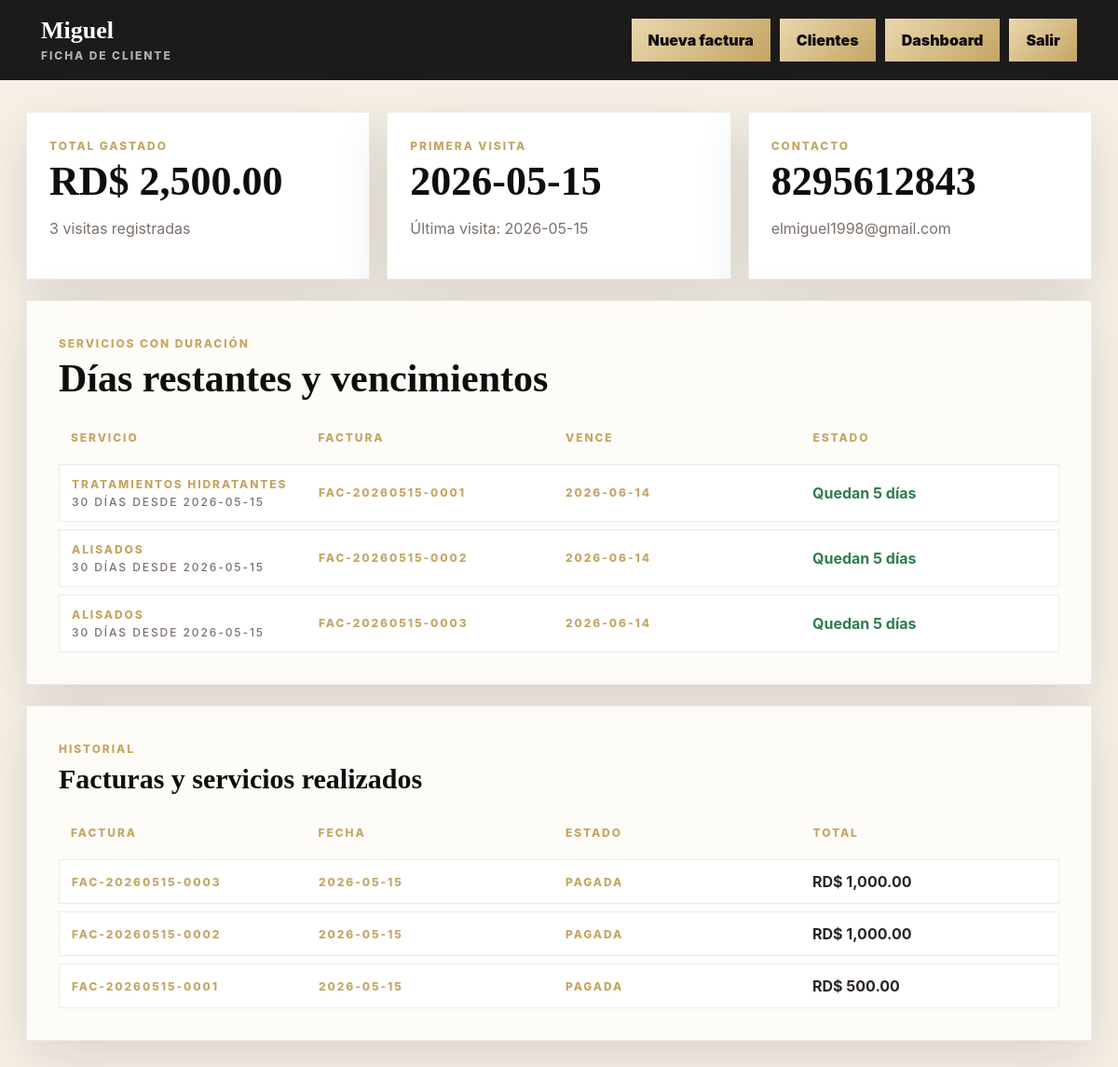
The page /admin/client_view.php?id=1 (signed in) on the database its author committed.
### tables this page shows
CREATE TABLE clients (
            id INTEGER PRIMARY KEY AUTOINCREMENT,
            name TEXT NOT NULL,
            phone TEXT DEFAULT '',
            email TEXT DEFAULT '',
            notes TEXT DEFAULT '',
            first_visit TEXT DEFAULT '',
            last_visit TEXT DEFAULT '',
            total_spent REAL NOT NULL DEFAULT 0,
            visit_count INTEGER NOT NULL DEFAULT 0,
            created_at TEXT NOT NULL,
            updated_at TEXT NOT NULL
        );

CREATE TABLE settings (
            key TEXT PRIMARY KEY,
            value TEXT NOT NULL
        );

CREATE TABLE invoice_items (
            id INTEGER PRIMARY KEY AUTOINCREMENT,
            invoice_id INTEGER NOT NULL,
            item_type TEXT NOT NULL DEFAULT 'service',
            description TEXT NOT NULL,
            quantity REAL NOT NULL DEFAULT 1,
            unit_price REAL NOT NULL DEFAULT 0,
            line_total REAL NOT NULL DEFAULT 0, duration_days INTEGER DEFAULT 0, expires_at TEXT DEFAULT '',
            FOREIGN KEY(invoice_id) REFERENCES invoices(id) ON DELETE CASCADE
        );

CREATE TABLE invoices (
            id INTEGER PRIMARY KEY AUTOINCREMENT,
            invoice_number TEXT NOT NULL UNIQUE,
            client_name TEXT NOT NULL,
            client_phone TEXT DEFAULT '',
            client_email TEXT DEFAULT '',
            invoice_date TEXT NOT NULL,
            payment_method TEXT DEFAULT 'Efectivo',
            status TEXT DEFAULT 'Pagada',
            notes TEXT DEFAULT '',
            subtotal REAL NOT NULL DEFAULT 0,
            discount REAL NOT NULL DEFAULT 0,
            tax_rate REAL NOT NULL DEFAULT 0,
            tax_total REAL NOT NULL DEFAULT 0,
            total REAL NOT NULL DEFAULT 0,
            created_by INTEGER,
            created_at TEXT NOT NULL,
            updated_at TEXT NOT NULL, client_id INTEGER,
            FOREIGN KEY(created_by) REFERENCES admins(id)
        );

### app/bootstrap.php (called while the page is built, shortened)
<?php
function db(): PDO
{
    static $pdo = null;
    if ($pdo instanceof PDO) {
        return $pdo;
    }
    $pdo = new PDO('sqlite:' . DB_PATH);
    $pdo->setAttribute(PDO::ATTR_ERRMODE, PDO::ERRMODE_EXCEPTION);
    $pdo->setAttribute(PDO::ATTR_DEFAULT_FETCH_MODE, PDO::FETCH_ASSOC);
    $pdo->exec('PRAGMA foreign_keys = ON');
    return $pdo;
}
function h(?string $value): string
{
    return htmlspecialchars((string) $value, ENT_QUOTES, 'UTF-8');
}
function setting(string $key, string $default = ''): string
{
    $stmt = db()->prepare("SELECT value FROM settings WHERE key = :key");
    $stmt->execute(['key' => $key]);
    $value = $stmt->fetchColumn();
    return $value === false ? $default : (string) $value;
}
function money(float $amount): string
{
    return setting('currency', 'RD$') . ' ' . number_format($amount, 2, '.', ',');
}
function refresh_client_stats(int $clientId): void
{
    $pdo = db();
    $stmt = $pdo->prepare("
        SELECT
            COALESCE(SUM(total), 0) AS total_spent,
            COUNT(*) AS visit_count,
            MIN(invoice_date) AS first_visit,
            MAX(invoice_date) AS last_visit
        FROM invoices
        WHERE client_id = :client_id AND status != 'Anulada'
    ");
}
function days_remaining(?string $expiresAt): ?int
{
    $today = new DateTimeImmutable(date('Y-m-d'));
    $expires = new DateTimeImmutable($expiresAt);
    return (int) $today->diff($expires)->format('%r%a');
}

### admin/client_view.php (the view, shortened to what this page needs)
<?php
require __DIR__ . '/../app/bootstrap.php';
$id = (int) ($_GET['id'] ?? 0);
$stmt = db()->prepare("SELECT * FROM clients WHERE id = :id");
$stmt->execute(['id' => $id]);
$stmt->execute(['id' => $id]);
$client = $stmt->fetch();
$invoiceStmt = db()->prepare("SELECT * FROM invoices WHERE client_id = :id ORDER BY invoice_date DESC, id DESC");
$invoiceStmt->execute(['id' => $id]);
$invoices = $invoiceStmt->fetchAll();
$serviceStmt = db()->prepare("
    SELECT ii.*, i.invoice_number, i.invoice_date, i.id AS invoice_id
    FROM invoice_items ii
    JOIN invoices i ON i.id = ii.invoice_id
    WHERE i.client_id = :id AND ii.duration_days > 0 AND i.status != 'Anulada'
    ORDER BY ii.expires_at DESC, i.invoice_date DESC
");
$serviceStmt->execute(['id' => $id]);
$services = $serviceStmt->fetchAll();
?>
<!DOCTYPE html>
<html lang="es">
<head>
  <link rel="stylesheet" href="../assets/css/admin.css">
</head>
<body>
  <header class="admin-topbar">
    <div><strong><?= h($client['name']) ?></strong><span>Ficha de cliente</span></div>
    <nav><a href="invoice.php">Nueva factura</a><a href="clients.php">Clientes</a><a href="dashboard.php">Dashboard</a><a href="logout.php">Salir</a></nav>
  </header>
  <main class="admin-layout">
    <section class="metric-grid">
      <article class="metric-card"><span>Total gastado</span><strong><?= h(money((float) $client['total_spent'])) ?></strong><p><?= (int) $client['visit_count'] ?> visitas registradas</p></article>
      <article class="metric-card"><span>Primera visita</span><strong><?= h($client['first_visit'] ?: 'N/A') ?></strong><p>Última visita: <?= h($client['last_visit'] ?: 'N/A') ?></p></article>
      <article class="metric-card"><span>Contacto</span><strong><?= h($client['phone'] ?: 'Sin teléfono') ?></strong><p><?= h($client['email'] ?: 'Sin email') ?></p></article>
    </section>
    <section class="panel">
      <div class="panel-heading"><span>Servicios con duración</span><h1>Días restantes y vencimientos</h1></div>
      <div class="report-table">
        <div class="report-row head"><span>Servicio</span><span>Factura</span><span>Vence</span><span>Estado</span></div>
        <?php foreach ($services as $service): ?>
          <?php $remaining = days_remaining($service['expires_at']); ?>
          <a class="report-row" href="invoice_view.php?id=<?= (int) $service['invoice_id'] ?>">
            <span><?= h($service['description']) ?><small><?= (int) $service['duration_days'] ?> días desde <?= h($service['invoice_date']) ?></small></span>
            <span><?= h($service['invoice_number']) ?></span>
            <span><?= h($service['expires_at']) ?></span>
            <strong class="<?= $remaining !== null && $remaining < 0 ? 'status-expired' : 'status-active' ?>">
              <?php if ($remaining === null): ?>Sin vencimiento<?php elseif ($remaining < 0): ?>Vencido hace <?= abs($remaining) ?> días<?php elseif ($remaining === 0): ?>Vence hoy<?php else: ?>Quedan <?= $remaining ?> días<?php endif; ?>
            </strong>
          </a>
        <?php endforeach; ?>
      </div>
    </section>
    <section class="panel">
      <div class="panel-heading"><span>Historial</span><h2>Facturas y servicios realizados</h2></div>
      <div class="report-table">
        <div class="report-row head"><span>Factura</span><span>Fecha</span><span>Estado</span><span>Total</span></div>
        <?php foreach ($invoices as $invoice): ?>
          <a class="report-row" href="invoice_view.php?id=<?= (int) $invoice['id'] ?>">
            <span><?= h($invoice['invoice_number']) ?></span>
            <span><?= h($invoice['invoice_date']) ?></span>
            <span><?= h($invoice['status']) ?></span>
            <strong><?= h(money((float) $invoice['total'])) ?></strong>
          </a>
        <?php endforeach; ?>
      </div>
    </section>
  </main>
</body>
</html>

### assets/css/admin.css (style rules this page uses)
:root { --black: #100d0d; --ink: #2a2422; --muted: #7c706a; --cream: #f7f0e7; --gold: #c5a563; --danger: #9f2d2d; --white: #fffdf9; --shadow: 0 18px 55px rgba(16, 13, 13, 0.12); --serif: Georgia, "Times New Roman", serif; --sans: Inter, Arial, sans-serif; }
* { box-sizing: border-box; }
body { margin: 0; background: var(--cream); color: var(--ink); font-family: var(--sans); }
.auth-card, .panel { background: rgba(255, 253, 249, 0.94); border: 1px solid rgba(16, 13, 13, 0.08); box-shadow: var(--shadow); }
span { color: var(--gold); display: inline-block; font-size: 12px; font-weight: 800; letter-spacing: 0.16em; text-transform: uppercase; }
h1, h2 { color: var(--black); font-family: var(--serif); letter-spacing: 0; margin: 8px 0 10px; }
h1 { font-size: 42px; line-height: 1; }
h2 { font-size: 30px; line-height: 1.05; }
p { color: var(--muted); line-height: 1.6; }
button, .admin-topbar a { background: linear-gradient(135deg, #e9d7ad, var(--gold)); border: 0; color: var(--black); cursor: pointer; display: inline-flex; font-weight: 900; justify-content: center; min-height: 46px; padding: 13px 18px; text-decoration: none; }
.admin-topbar { align-items: center; background: rgba(16, 13, 13, 0.94); color: #fff; display: flex; justify-content: space-between; padding: 18px clamp(18px, 4vw, 44px); position: sticky; top: 0; z-index: 10; }
.admin-topbar strong { display: block; font-family: var(--serif); font-size: 26px; }
.admin-topbar span { color: rgba(255, 255, 255, 0.66); }
.admin-topbar nav { display: flex; gap: 10px; flex-wrap: wrap; }
.admin-layout { display: grid; gap: 22px; margin: 0 auto; max-width: 1180px; padding: 34px 18px 70px; }
.panel { padding: clamp(20px, 4vw, 34px); }
.metric-grid, .analytics-grid, .invoice-bottom { display: grid; gap: 18px; }
.metric-grid { grid-template-columns: repeat(3, 1fr); }
.metric-card { background: #fff; border: 1px solid rgba(16, 13, 13, 0.08); box-shadow: var(--shadow); padding: 24px; }
.metric-card strong { color: var(--black); display: block; font-family: var(--serif); font-size: clamp(30px, 4vw, 44px); line-height: 1; margin-top: 8px; }
.metric-card a, .invoice-mini, .report-row { color: inherit; text-decoration: none; }
.report-row small { color: var(--muted); display: block; font-size: 12px; font-weight: 500; margin-top: 4px; }
.status-active { color: #2f7d4f; }
.panel-heading { margin-bottom: 22px; }
.report-table { display: grid; gap: 8px; }
.report-row { align-items: center; background: #fff; border: 1px solid rgba(16, 13, 13, 0.08); display: grid; gap: 14px; grid-template-columns: 1fr 1fr 1fr 1fr; padding: 13px; }
.report-row.head { background: transparent; border: 0; color: var(--muted); font-size: 12px; font-weight: 900; letter-spacing: 0.08em; text-transform: uppercase; }

### rows shown on the page
clients: name "Miguel", total_spent.value "RD$ 2,500.00", visit_count "3", first_visit "2026-05-15", last_visit "2026-05-15", phone "8295612843", email "elmiguel1998@gmail.com"
invoice_items: description "TRATAMIENTOS HIDRATANTES", duration_days "30", invoice.invoice_date "2026-05-15", invoice.invoice_number "FAC-20260515-0001", expires_at "2026-06-14", expires_at "5"
invoice_items: description "ALISADOS", duration_days "30", invoice.invoice_date "2026-05-15", invoice.invoice_number "FAC-20260515-0002", expires_at "2026-06-14", expires_at "5"
invoice_items: description "ALISADOS", duration_days "30", invoice.invoice_date "2026-05-15", invoice.invoice_number "FAC-20260515-0003", expires_at "2026-06-14", expires_at "5"
invoices: invoice_number "FAC-20260515-0003", invoice_date "2026-05-15", status "PAGADA", total.value "RD$ 1,000.00"
invoices: invoice_number "FAC-20260515-0002", invoice_date "2026-05-15", status "PAGADA", total.value "RD$ 1,000.00"
invoices: invoice_number "FAC-20260515-0001", invoice_date "2026-05-15", status "PAGADA", total.value "RD$ 500.00"
